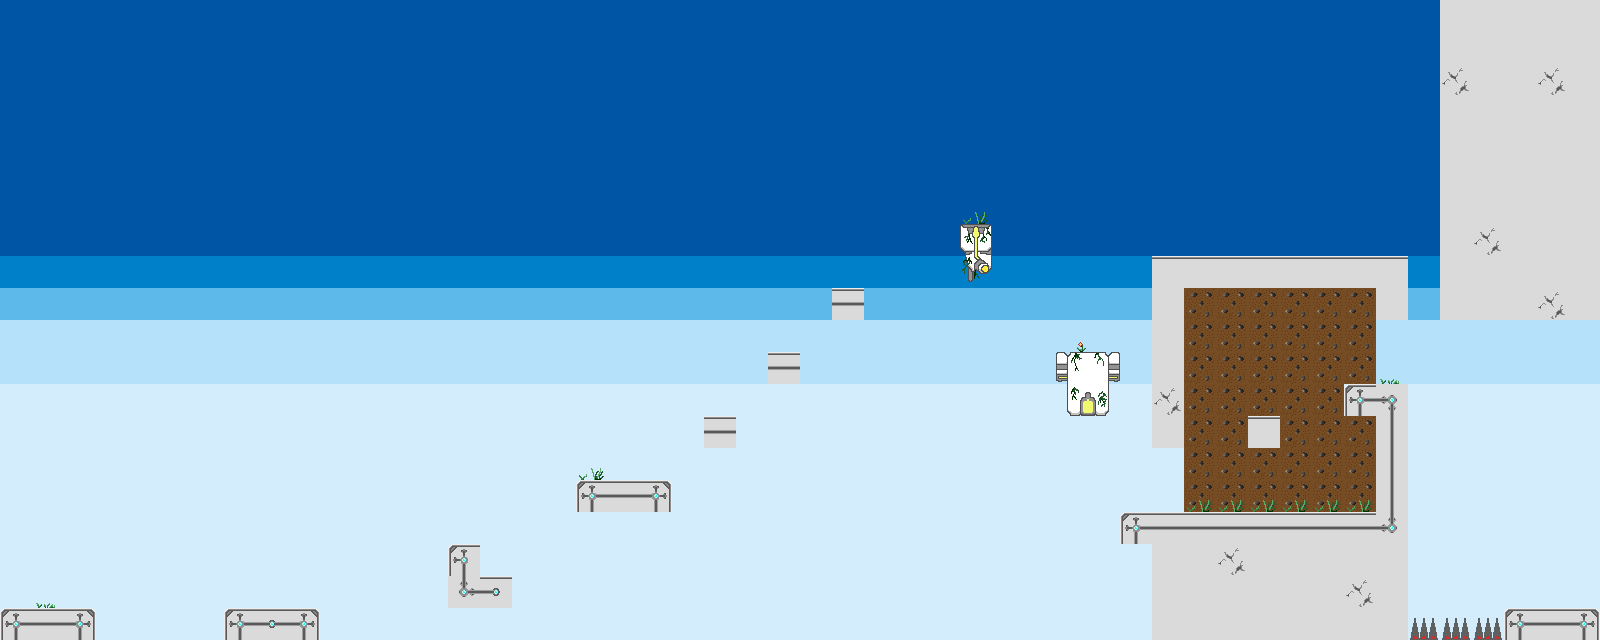

Rendered tile map (Tiled .tmx) drawn with the repository's tilesets; below, a short description and the map source with its tile grids summarised:
An orthogonal 50x20 tile map with 32x32 px tiles, 2 tile layers (Background Layer, Graphic Layer), 3 tilesets and 25 objects.

<map version="1.0" tiledversion="1.1.4" orientation="orthogonal" renderorder="right-down" width="50" height="20" tilewidth="32" tileheight="32" infinite="0" nextobjectid="28">
 <tileset firstgid="1" name="sheet1" tilewidth="32" tileheight="32" tilecount="64" columns="8">
  <image source="../sheet1.png" width="256" height="256" />
 </tileset>
 <tileset firstgid="65" name="sci-fi-platformer-tiles-32x32-extension" tilewidth="32" tileheight="32" tilecount="1760" columns="16">
  <image source="../sci-fi-platformer-tiles-32x32-extension.png" width="512" height="3520" />
 </tileset>
 <tileset firstgid="1825" name="pather_tilesets_334x6400" tilewidth="32" tileheight="32" tilecount="1008" columns="14">
  <image source="../pather_tilesets_334x6400.png" width="448" height="2304" />
 </tileset>
 <layer name="Background Layer" width="50" height="20">
  <data>[1000 cells, 1000 non-empty, 6 distinct tile ids]</data>
 </layer>
 <layer name="Graphic Layer" width="50" height="20">
  <data>[1000 cells, 141 non-empty, 20 distinct tile ids]</data>
 </layer>
 <objectgroup name="Ground Layer">
  <object id="1" x="0" y="608" width="96" height="32" />
  <object id="2" x="224" y="608" width="96" height="32" />
  <object id="3" x="448" y="544" width="32" height="64" />
  <object id="4" x="480" y="576" width="32" height="32" />
  <object id="5" x="576" y="480" width="96" height="32" />
  <object id="6" x="704" y="416" width="32" height="32" />
  <object id="7" x="768" y="352" width="32" height="32" />
  <object id="8" x="832" y="288" width="32" height="32" />
  <object id="9" x="960" y="224" width="32" height="32" />
  <object id="10" x="1056" y="352" width="64" height="32" />
  <object id="11" x="1120" y="512" width="288" height="32" />
  <object id="12" x="1152" y="288" width="32" height="160" />
  <object id="13" x="1152" y="256" width="256" height="32" />
  <object id="14" x="1376" y="288" width="32" height="32" />
  <object id="16" x="1344" y="384" width="64" height="32" />
  <object id="17" x="1376" y="416" width="32" height="96" />
  <object id="18" x="1248" y="416" width="32" height="32" />
  <object id="19" x="1376" y="544" width="32" height="96" />
  <object id="20" x="1152" y="544" width="32" height="96" />
  <object id="21" x="1504" y="608" width="96" height="32" />
  <object id="22" x="1440" y="288" width="160" height="32" />
  <object id="23" x="1440" y="0" width="32" height="288" />
  <object id="24" x="1472" y="0" width="128" height="32" />
  <object id="26" x="1568" y="32" width="32" height="256" />
 </objectgroup>
 <objectgroup name="Object Layer" />
 <objectgroup name="Danger Zone Layer">
  <object id="27" x="1408.25" y="612.75" width="95" height="26.75" />
 </objectgroup>
 <objectgroup name="Powerup Layer" />
 <objectgroup name="EnemyType1 Layer" />
</map>
